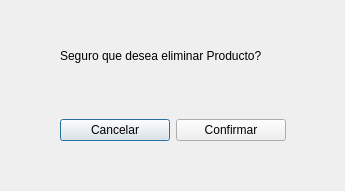
<?xml version="1.0" encoding="UTF-8"?>
<ui version="4.0">
 <class>Dialog</class>
 <widget class="QDialog" name="Dialog">
  <property name="geometry">
   <rect>
    <x>0</x>
    <y>0</y>
    <width>345</width>
    <height>191</height>
   </rect>
  </property>
  <property name="windowTitle">
   <string>Aviso</string>
  </property>
  <widget class="QWidget" name="horizontalLayoutWidget">
   <property name="geometry">
    <rect>
     <x>60</x>
     <y>100</y>
     <width>226</width>
     <height>61</height>
    </rect>
   </property>
   <layout class="QHBoxLayout" name="horizontalLayout">
    <item>
     <widget class="QPushButton" name="botonCancelar">
      <property name="text">
       <string>Cancelar</string>
      </property>
     </widget>
    </item>
    <item>
     <widget class="QPushButton" name="botonConfirmar">
      <property name="text">
       <string>Confirmar</string>
      </property>
     </widget>
    </item>
   </layout>
  </widget>
  <widget class="QLabel" name="label">
   <property name="geometry">
    <rect>
     <x>60</x>
     <y>20</y>
     <width>241</width>
     <height>71</height>
    </rect>
   </property>
   <property name="text">
    <string>Seguro que desea eliminar Producto?</string>
   </property>
  </widget>
 </widget>
 <resources/>
 <connections/>
</ui>
